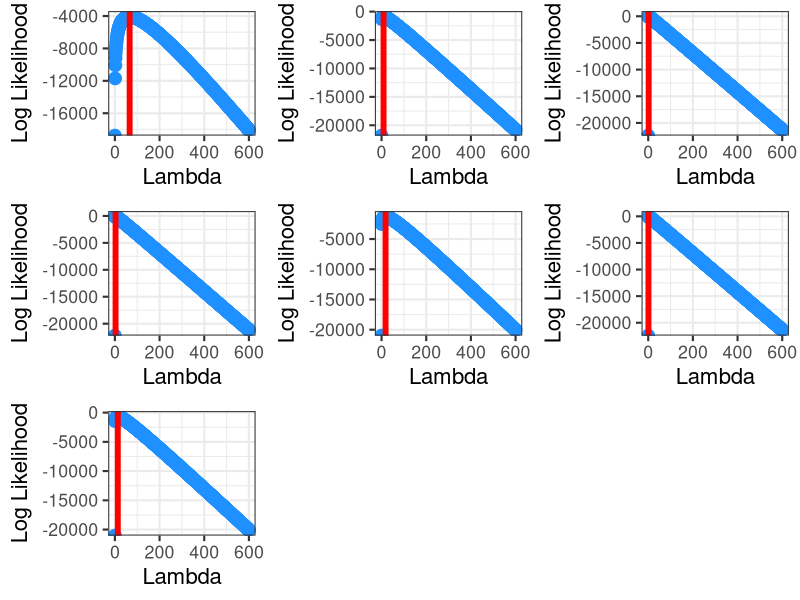
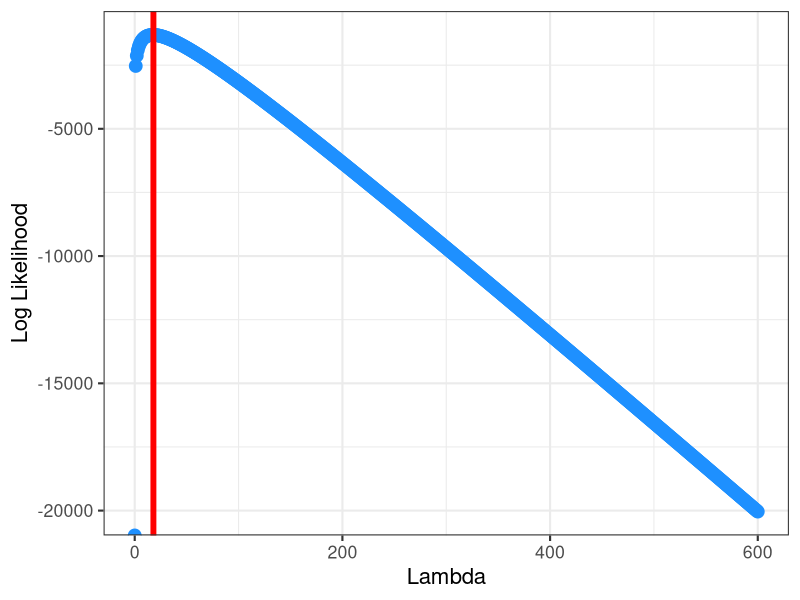
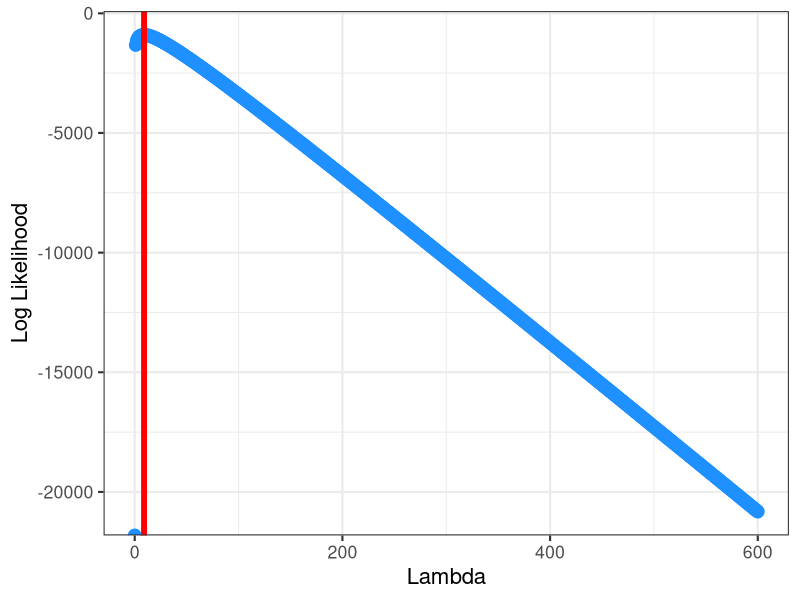
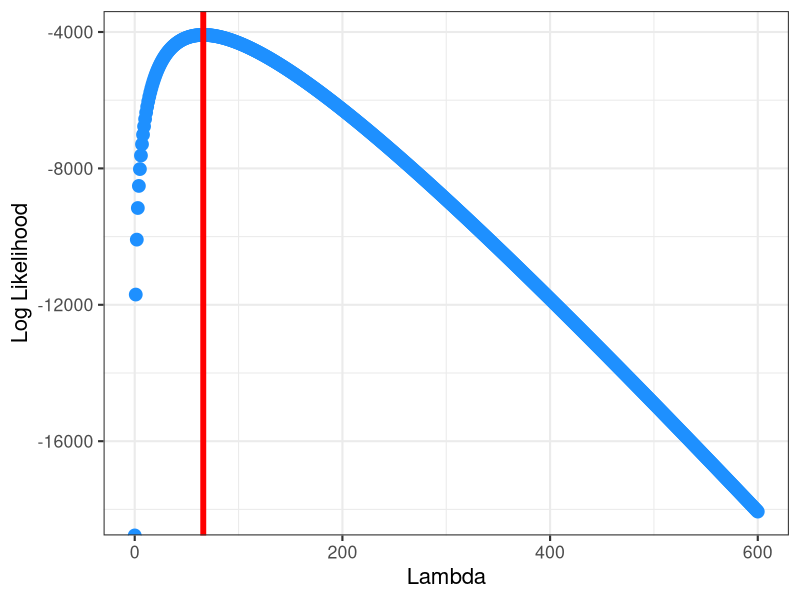
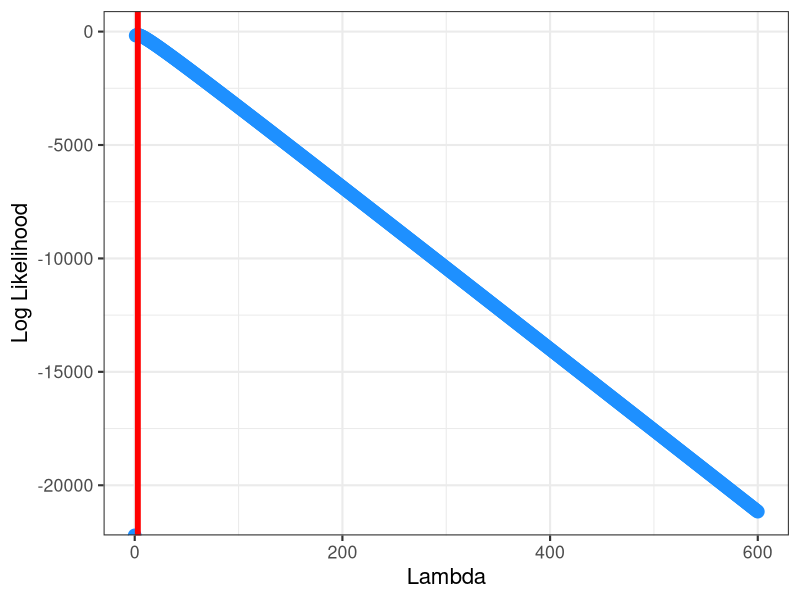
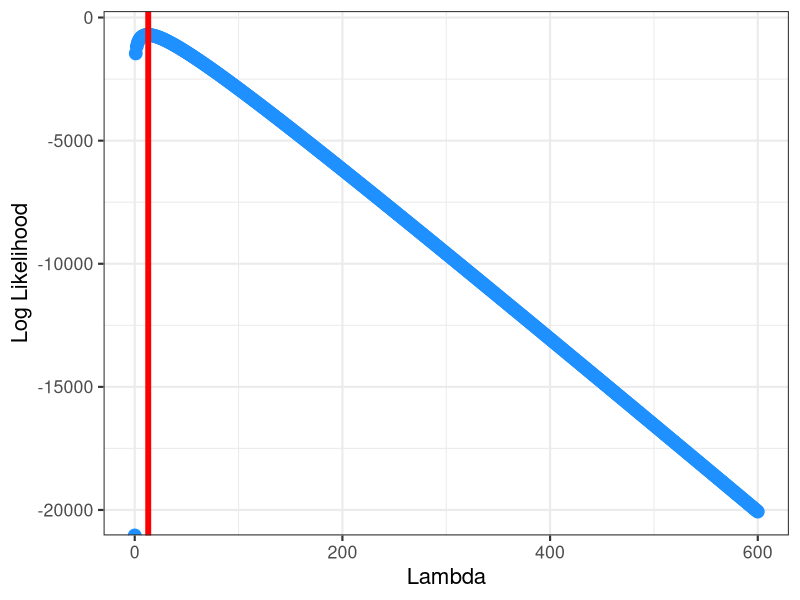
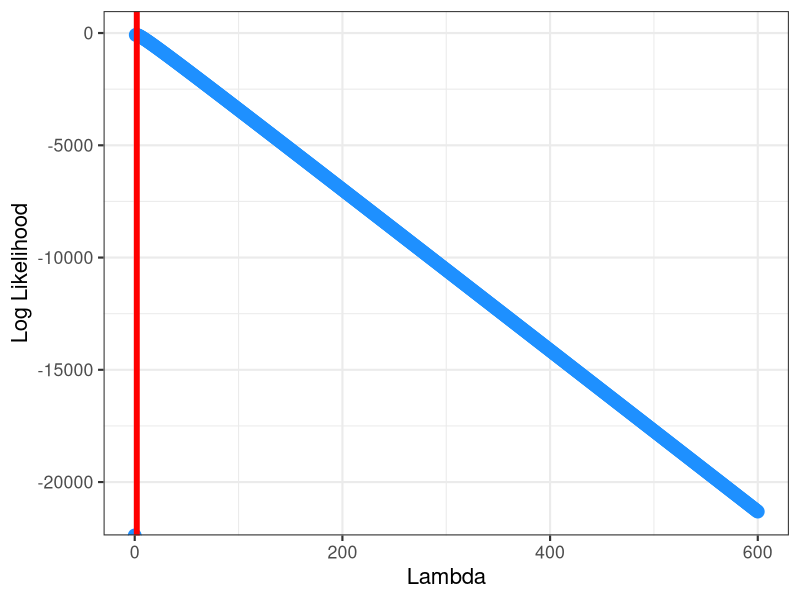
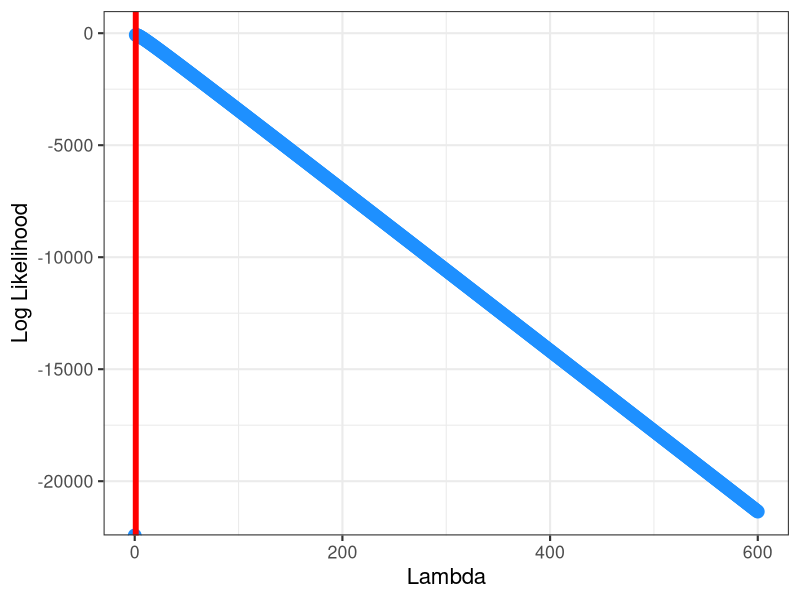

Reproduce these figures in R, in order.
# 9 October 2020—Simulating lambda—David Mason ####
library(tidyverse)
library(ggpubr)
seeds <- read.csv("seed_trap.csv", header = T)
seeds_long <- pivot_longer(seeds, cols = 4:9, 
													 names_to = "SPECIES", values_to = "SEEDS")
# Subset the data by species & treatment ####
treatment <- function(SPECIES){
burn <- seeds_long %>% 
	filter(TREATMENT == "BURN", SPECIES == SPECIES)
control <- seeds_long %>% 
	filter(TREATMENT == "CONTROL", SPECIES == SPECIES)

# Computing Likelihood for Observed Data ####
llh_poisson <- function(lambda, y){
# log(likelihood) by summing 
llh <- sum(dpois(y, lambda, log=TRUE))
  return(llh)
}

lambdas <- seq(0,100, by=1)

# compute log-likelihood for all lambda values
burn_ll <- sapply(lambdas,function(x){llh_poisson(x,burn$SEEDS)})
control_ll <- sapply(lambdas,function(x){llh_poisson(x,control$SEEDS)})
	
# save the lambdas and log-likelihoods in a data frame
burn_df <- data.frame(ll=burn_ll, lambda=lambdas)
burn_df$TREATMENT <- c("BURN")
control_df <- data.frame(ll=control_ll, lambda=lambdas)
control_df$TREATMENT <- c("CONTROL")

treatment <- rbind(burn_df, control_df)
return(treatment)
}
treatment_figure <- function(DATAFRAME){

burn_filt <- DATAFRAME %>% 
	filter(TREATMENT == "BURN")
control_filt <- DATAFRAME %>% 
	filter(TREATMENT == "CONTROL")

# Maximum Likelihood Estimate from Observed Data ####

lambdas <- seq(0,100, by=1)

burn_plot <- burn_filt %>% 
  ggplot(aes(x=lambda,y=ll))+
  geom_point(size=4,color="dodgerblue")+
  xlab("Lambda") +
  ylab("Log Likelihood")+
  theme_bw(base_size = 16) +
  geom_vline(xintercept = lambdas[which.max(burn_filt$ll)], color="red",size=2) +
	scale_x_continuous(breaks = seq(0, 100, by = 10))
control_plot <- control_filt %>% 
  ggplot(aes(x=lambda,y=ll))+
  geom_point(size=4,color="dodgerblue")+
  xlab("Lambda") +
  ylab("Log Likelihood")+
  theme_bw(base_size = 16) +
  geom_vline(xintercept = lambdas[which.max(control_filt$ll)], color="red",size=2) +
	scale_x_continuous(breaks = seq(0, 100, by = 10))

combo_plot <- ggarrange(burn_plot,control_plot)
}
# Subset the data by species & site ####
site <- function(SPECIES){
site_1 <- seeds_long %>% 
	filter(SITE == "1", SPECIES == SPECIES)
site_4 <- seeds_long %>% 
	filter(SITE == "4", SPECIES == SPECIES)
site_6 <- seeds_long %>% 
	filter(SITE == "6", SPECIES == SPECIES)
site_7 <- seeds_long %>% 
	filter(SITE == "7", SPECIES == SPECIES)
site_8 <- seeds_long %>% 
	filter(SITE == "8", SPECIES == SPECIES)
site_16 <- seeds_long %>% 
	filter(SITE == "16", SPECIES == SPECIES)
site_17 <- seeds_long %>% 
	filter(SITE == "17", SPECIES == SPECIES)
# Computing Likelihood for Observed Data ####
llh_poisson <- function(lambda, y){
  # log(likelihood) by summing 
  llh <- sum(dpois(y, lambda, log=TRUE))
  return(llh)
}

lambdas <- seq(0,600, by=1)

# compute log-likelihood for all lambda values
one_ll <- sapply(lambdas,function(x){llh_poisson(x,site_1$SEEDS)})
four_ll <- sapply(lambdas,function(x){llh_poisson(x,site_4$SEEDS)})
six_ll <- sapply(lambdas,function(x){llh_poisson(x,site_6$SEEDS)})
seven_ll <- sapply(lambdas,function(x){llh_poisson(x,site_7$SEEDS)})
eight_ll <- sapply(lambdas,function(x){llh_poisson(x,site_8$SEEDS)})
sixteen_ll <- sapply(lambdas,function(x){llh_poisson(x,site_16$SEEDS)})
seventeen_ll <- sapply(lambdas,function(x){llh_poisson(x,site_17$SEEDS)})

# save the lambdas and log-likelihoods in a data frame
one_df <- data.frame(ll=one_ll, lambda=lambdas)
one_df$SITE <- c("1")
four_df <- data.frame(ll=four_ll, lambda=lambdas)
four_df$SITE <- c("4")
six_df <- data.frame(ll=six_ll, lambda=lambdas)
six_df$SITE <- c("6")
seven_df <- data.frame(ll=seven_ll, lambda=lambdas)
seven_df$SITE <- c("7")
eight_df <- data.frame(ll=eight_ll, lambda=lambdas)
eight_df$SITE <- c("8")
sixteen_df <- data.frame(ll=sixteen_ll, lambda=lambdas)
sixteen_df$SITE <- c("16")
seventeen_df <- data.frame(ll=seventeen_ll, lambda=lambdas)
seventeen_df$SITE <- c("17")

site <- rbind(one_df, four_df, six_df,
										seven_df, eight_df, sixteen_df, seventeen_df)
return(site)
}
rubus_site <- site("RUBUS")
# Maximum Likelihood Estimate from Observed Data ####
lambdas <- seq(0,100, by=1)

one_filt <- rubus_site %>% 
	filter(SITE == "1")
four_filt <- rubus_site %>% 
	filter(SITE == "4")
six_filt <- rubus_site %>% 
	filter(SITE == "6")
seven_filt <- rubus_site %>% 
	filter(SITE == "7")
eight_filt <- rubus_site %>% 
	filter(SITE == "8")
sixteen_filt <- rubus_site %>% 
	filter(SITE == "16")
seventeen_filt <- rubus_site %>% 
	filter(SITE == "17")

one_plot <- one_filt %>% 
	ggplot(aes(x=lambda,y=ll))+
  geom_point(size=4,color="dodgerblue")+
  xlab("Lambda") +
  ylab("Log Likelihood")+
  theme_bw(base_size = 16) +
  geom_vline(xintercept = lambdas[which.max(one_filt$ll)], color="red",size=2)

four_plot <- four_filt %>% 
	ggplot(aes(x=lambda,y=ll))+
  geom_point(size=4,color="dodgerblue")+
  xlab("Lambda") +
  ylab("Log Likelihood")+
  theme_bw(base_size = 16) +
  geom_vline(xintercept = lambdas[which.max(four_filt$ll)], color="red",size=2)

six_plot <- six_filt %>% 
	ggplot(aes(x=lambda,y=ll))+
  geom_point(size=4,color="dodgerblue")+
  xlab("Lambda") +
  ylab("Log Likelihood")+
  theme_bw(base_size = 16) +
  geom_vline(xintercept = lambdas[which.max(six_filt$ll)], color="red",size=2)

seven_plot <- seven_filt %>% 
	ggplot(aes(x=lambda,y=ll))+
  geom_point(size=4,color="dodgerblue")+
  xlab("Lambda") +
  ylab("Log Likelihood")+
  theme_bw(base_size = 16) +
  geom_vline(xintercept = lambdas[which.max(seven_filt$ll)], color="red",size=2)

eight_plot <- eight_filt %>% 
	ggplot(aes(x=lambda,y=ll))+
  geom_point(size=4,color="dodgerblue")+
  xlab("Lambda") +
  ylab("Log Likelihood")+
  theme_bw(base_size = 16) +
  geom_vline(xintercept = lambdas[which.max(eight_filt$ll)], color="red",size=2)

sixteen_plot <- sixteen_filt %>% 
	ggplot(aes(x=lambda,y=ll))+
  geom_point(size=4,color="dodgerblue")+
  xlab("Lambda") +
  ylab("Log Likelihood")+
  theme_bw(base_size = 16) +
  geom_vline(xintercept = lambdas[which.max(sixteen_filt$ll)], color="red",size=2)

seventeen_plot <- seventeen_filt %>% 
	ggplot(aes(x=lambda,y=ll))+
  geom_point(size=4,color="dodgerblue")+
  xlab("Lambda") +
  ylab("Log Likelihood")+
  theme_bw(base_size = 16) +
  geom_vline(xintercept = lambdas[which.max(seventeen_filt$ll)], color="red",size=2)

combo_plot <- ggarrange(one_plot,four_plot, six_plot, seven_plot,
												eight_plot, sixteen_plot, seventeen_plot)
